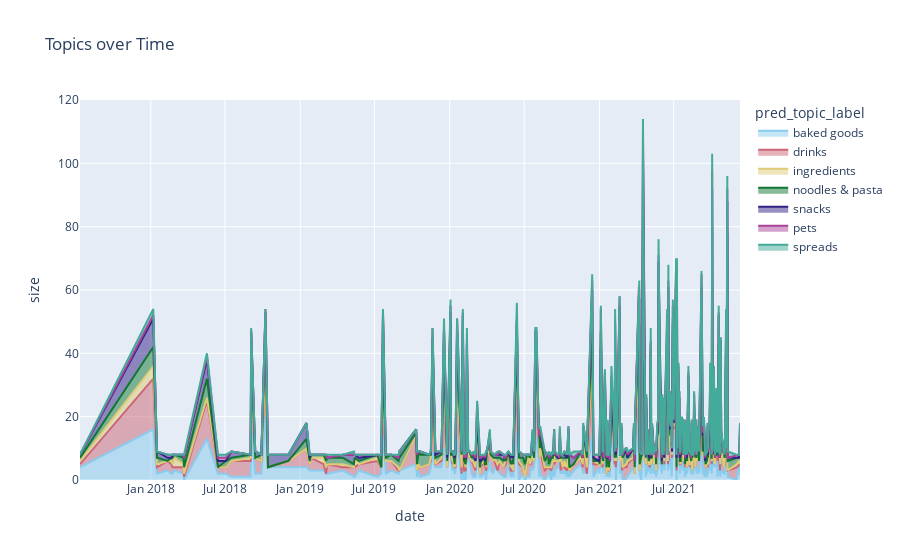

The notebook cell this image was saved under:
### Code cell
freq_df = cleaned_data.groupby(['date', 'pred_topic_label'], as_index = False).size()
fig = px.area(freq_df, x="date", y="size", color = "pred_topic_label", title="Topics over Time", color_discrete_sequence=px.colors.qualitative.Safe) 
fig.show()

### Figure 1 — Plotly figure (JSON) as saved in the notebook; plotly's stock layout.template omitted (floating-point values rounded to 4 significant figures; data arrays with more than 128 entries replaced by an {"elided": "..."} marker saying what was removed)
{"data": [{"fillpattern": {"shape": ""}, "hovertemplate": "pred_topic_label=baked goods<br>date=%{x}<br>size=%{y}<extra></extra>", "legendgroup": "baked goods", "line": {"color": "rgb(136, 204, 238)"}, "marker": {"symbol": "circle"}, "mode": "lines", "name": "baked goods", "orientation": "v", "showlegend": true, "stackgroup": "1", "type": "scatter", "x": {"elided": "286 str values"}, "xaxis": "x", "y": {"elided": "286 int values"}, "yaxis": "y"}, {"fillpattern": {"shape": ""}, "hovertemplate": "pred_topic_label=drinks<br>date=%{x}<br>size=%{y}<extra></extra>", "legendgroup": "drinks", "line": {"color": "rgb(204, 102, 119)"}, "marker": {"symbol": "circle"}, "mode": "lines", "name": "drinks", "orientation": "v", "showlegend": true, "stackgroup": "1", "type": "scatter", "x": {"elided": "289 str values"}, "xaxis": "x", "y": {"elided": "289 int values"}, "yaxis": "y"}, {"fillpattern": {"shape": ""}, "hovertemplate": "pred_topic_label=ingredients<br>date=%{x}<br>size=%{y}<extra></extra>", "legendgroup": "ingredients", "line": {"color": "rgb(221, 204, 119)"}, "marker": {"symbol": "circle"}, "mode": "lines", "name": "ingredients", "orientation": "v", "showlegend": true, "stackgroup": "1", "type": "scatter", "x": {"elided": "177 str values"}, "xaxis": "x", "y": {"elided": "177 int values"}, "yaxis": "y"}, {"fillpattern": {"shape": ""}, "hovertemplate": "pred_topic_label=noodles & pasta<br>date=%{x}<br>size=%{y}<extra></extra>", "legendgroup": "noodles & pasta", "line": {"color": "rgb(17, 119, 51)"}, "marker": {"symbol": "circle"}, "mode": "lines", "name": "noodles & pasta", "orientation": "v", "showlegend": true, "stackgroup": "1", "type": "scatter", "x": {"elided": "257 str values"}, "xaxis": "x", "y": {"elided": "257 int values"}, "yaxis": "y"}, {"fillpattern": {"shape": ""}, "hovertemplate": "pred_topic_label=snacks<br>date=%{x}<br>size=%{y}<extra></extra>", "legendgroup": "snacks", "line": {"color": "rgb(51, 34, 136)"}, "marker": {"symbol": "circle"}, "mode": "lines", "name": "snacks", "orientation": "v", "showlegend": true, "stackgroup": "1", "type": "scatter", "x": {"elided": "221 str values"}, "xaxis": "x", "y": {"elided": "221 int values"}, "yaxis": "y"}, {"fillpattern": {"shape": ""}, "hovertemplate": "pred_topic_label=pets<br>date=%{x}<br>size=%{y}<extra></extra>", "legendgroup": "pets", "line": {"color": "rgb(170, 68, 153)"}, "marker": {"symbol": "circle"}, "mode": "lines", "name": "pets", "orientation": "v", "showlegend": true, "stackgroup": "1", "type": "scatter", "x": {"elided": "140 str values"}, "xaxis": "x", "y": {"elided": "140 int values"}, "yaxis": "y"}, {"fillpattern": {"shape": ""}, "hovertemplate": "pred_topic_label=spreads<br>date=%{x}<br>size=%{y}<extra></extra>", "legendgroup": "spreads", "line": {"color": "rgb(68, 170, 153)"}, "marker": {"symbol": "circle"}, "mode": "lines", "name": "spreads", "orientation": "v", "showlegend": true, "stackgroup": "1", "type": "scatter", "x": ["2018-01-07T00:00:00", "2018-03-23T00:00:00", "2018-05-18T00:00:00", "2018-06-14T00:00:00", "2018-07-03T00:00:00", "2018-09-03T00:00:00", "2019-03-08T00:00:00", "2019-05-12T00:00:00", "2019-07-22T00:00:00", "2019-08-29T00:00:00", "2019-10-13T00:00:00", "2019-12-18T00:00:00", "2020-01-03T00:00:00", "2020-02-02T00:00:00", "2020-02-05T00:00:00", "2020-02-09T00:00:00", "2020-02-10T00:00:00", "2020-02-12T00:00:00", "2020-02-27T00:00:00", "2020-03-04T00:00:00", "2020-03-08T00:00:00", "2020-03-15T00:00:00", "2020-03-17T00:00:00", "2020-03-27T00:00:00", "2020-04-08T00:00:00", "2020-04-27T00:00:00", "2020-05-13T00:00:00", "2020-05-17T00:00:00", "2020-06-13T00:00:00", "2020-07-21T00:00:00", "2020-07-28T00:00:00", "2020-07-31T00:00:00", "2020-08-07T00:00:00", "2020-08-09T00:00:00", "2020-08-30T00:00:00", "2020-09-15T00:00:00", "2020-09-25T00:00:00", "2020-09-26T00:00:00", "2020-09-28T00:00:00", "2020-10-30T00:00:00", "2020-11-21T00:00:00", "2020-11-22T00:00:00", "2020-12-14T00:00:00", "2021-01-03T00:00:00", "2021-01-04T00:00:00", "2021-01-06T00:00:00", "2021-01-07T00:00:00", "2021-01-10T00:00:00", "2021-01-14T00:00:00", "2021-01-20T00:00:00", "2021-01-21T00:00:00", "2021-01-23T00:00:00", "2021-01-26T00:00:00", "2021-01-29T00:00:00", "2021-01-30T00:00:00", "2021-02-08T00:00:00", "2021-02-10T00:00:00", "2021-02-13T00:00:00", "2021-02-24T00:00:00", "2021-02-26T00:00:00", "2021-03-10T00:00:00", "2021-03-28T00:00:00", "2021-04-07T00:00:00", "2021-04-08T00:00:00", "2021-04-15T00:00:00", "2021-04-17T00:00:00", "2021-04-20T00:00:00", "2021-04-21T00:00:00", "2021-05-06T00:00:00", "2021-05-14T00:00:00", "2021-05-19T00:00:00", "2021-05-22T00:00:00", "2021-05-25T00:00:00", "2021-06-02T00:00:00", "2021-06-07T00:00:00", "2021-06-08T00:00:00", "2021-06-15T00:00:00", "2021-06-18T00:00:00", "2021-06-19T00:00:00", "2021-06-26T00:00:00", "2021-06-29T00:00:00", "2021-06-30T00:00:00", "2021-07-07T00:00:00", "2021-07-09T00:00:00", "2021-07-13T00:00:00", "2021-07-14T00:00:00", "2021-07-16T00:00:00", "2021-07-19T00:00:00", "2021-07-20T00:00:00", "2021-07-21T00:00:00", "2021-07-26T00:00:00", "2021-07-27T00:00:00", "2021-07-29T00:00:00", "2021-07-30T00:00:00", "2021-07-31T00:00:00", "2021-08-06T00:00:00", "2021-08-13T00:00:00", "2021-08-20T00:00:00", "2021-08-23T00:00:00", "2021-08-24T00:00:00", "2021-09-07T00:00:00", "2021-09-10T00:00:00", "2021-09-13T00:00:00", "2021-09-16T00:00:00", "2021-09-23T00:00:00", "2021-09-28T00:00:00", "2021-09-29T00:00:00", "2021-10-01T00:00:00", "2021-10-03T00:00:00", "2021-10-10T00:00:00", "2021-10-13T00:00:00", "2021-10-14T00:00:00", "2021-10-18T00:00:00", "2021-10-19T00:00:00", "2021-10-20T00:00:00", "2021-10-21T00:00:00", "2021-10-25T00:00:00", "2021-11-06T00:00:00", "2021-11-09T00:00:00", "2021-11-10T00:00:00"], "xaxis": "x", "y": [2, 1, 1, 1, 1, 1, 1, 1, 1, 1, 1, 3, 2, 1, 1, 1, 2, 2, 1, 1, 1, 1, 1, 1, 1, 1, 1, 1, 5, 1, 1, 1, 3, 2, 2, 1, 2, 1, 1, 2, 1, 1, 2, 1, 1, 1, 2, 2, 1, 1, 1, 1, 3, 1, 3, 3, 1, 1, 1, 1, 1, 2, 2, 3, 1, 4, 2, 2, 4, 1, 2, 1, 5, 1, 2, 1, 4, 5, 1, 2, 2, 1, 1, 4, 1, 1, 1, 1, 1, 2, 2, 1, 1, 1, 1, 2, 1, 1, 1, 1, 1, 2, 2, 1, 1, 4, 1, 1, 5, 1, 1, 1, 3, 2, 2, 1, 1, 4, 4, 2], "yaxis": "y"}], "layout": {"legend": {"title": {"text": "pred_topic_label"}, "tracegroupgap": 0}, "title": {"text": "Topics over Time"}, "xaxis": {"anchor": "y", "domain": [0, 1], "title": {"text": "date"}}, "yaxis": {"anchor": "x", "domain": [0, 1], "title": {"text": "size"}}}}
